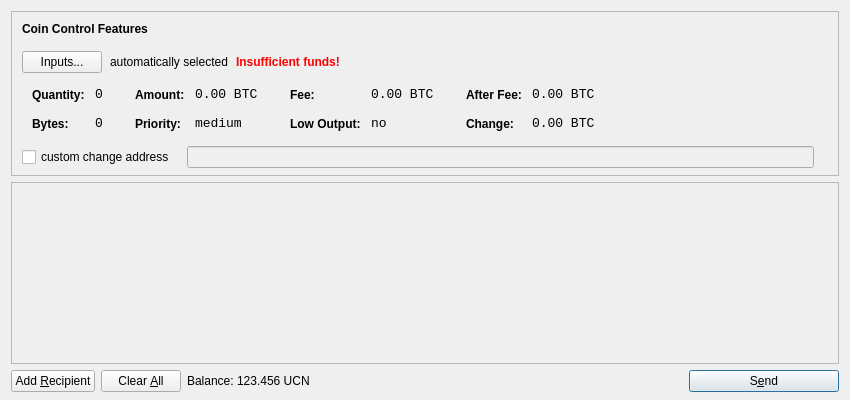
<?xml version="1.0" encoding="UTF-8"?>
<ui version="4.0">
 <class>SendCoinsDialog</class>
 <widget class="QDialog" name="SendCoinsDialog">
  <property name="geometry">
   <rect>
    <x>0</x>
    <y>0</y>
    <width>850</width>
    <height>400</height>
   </rect>
  </property>
  <property name="windowTitle">
   <string>Send Coins</string>
  </property>
  <layout class="QVBoxLayout" name="verticalLayout" stretch="0,1,0">
   <property name="bottomMargin">
    <number>8</number>
   </property>
   <item>
    <widget class="QFrame" name="frameCoinControl">
     <property name="sizePolicy">
      <sizepolicy hsizetype="Expanding" vsizetype="Expanding">
       <horstretch>0</horstretch>
       <verstretch>0</verstretch>
      </sizepolicy>
     </property>
     <property name="maximumSize">
      <size>
       <width>16777215</width>
       <height>16777215</height>
      </size>
     </property>
     <property name="frameShape">
      <enum>QFrame::StyledPanel</enum>
     </property>
     <property name="frameShadow">
      <enum>QFrame::Sunken</enum>
     </property>
     <layout class="QVBoxLayout" name="verticalLayoutCoinControl2">
      <property name="spacing">
       <number>-1</number>
      </property>
      <property name="leftMargin">
       <number>0</number>
      </property>
      <property name="topMargin">
       <number>0</number>
      </property>
      <property name="rightMargin">
       <number>0</number>
      </property>
      <property name="bottomMargin">
       <number>6</number>
      </property>
      <item>
       <layout class="QVBoxLayout" name="verticalLayoutCoinControl" stretch="0,0,0,0,1">
        <property name="spacing">
         <number>0</number>
        </property>
        <property name="leftMargin">
         <number>10</number>
        </property>
        <property name="topMargin">
         <number>10</number>
        </property>
        <item>
         <layout class="QHBoxLayout" name="horizontalLayoutCoinControl1">
          <property name="bottomMargin">
           <number>15</number>
          </property>
          <item>
           <widget class="QLabel" name="labelCoinControlFeatures">
            <property name="sizePolicy">
             <sizepolicy hsizetype="Preferred" vsizetype="Maximum">
              <horstretch>0</horstretch>
              <verstretch>0</verstretch>
             </sizepolicy>
            </property>
            <property name="font">
             <font>
              <weight>75</weight>
              <bold>true</bold>
             </font>
            </property>
            <property name="styleSheet">
             <string notr="true">font-weight:bold;</string>
            </property>
            <property name="text">
             <string>Coin Control Features</string>
            </property>
           </widget>
          </item>
         </layout>
        </item>
        <item>
         <layout class="QHBoxLayout" name="horizontalLayoutCoinControl2" stretch="0,0,0,0">
          <property name="spacing">
           <number>8</number>
          </property>
          <property name="bottomMargin">
           <number>10</number>
          </property>
          <item>
           <widget class="QPushButton" name="pushButtonCoinControl">
            <property name="styleSheet">
             <string notr="true"/>
            </property>
            <property name="text">
             <string>Inputs...</string>
            </property>
           </widget>
          </item>
          <item>
           <widget class="QLabel" name="labelCoinControlAutomaticallySelected">
            <property name="text">
             <string>automatically selected</string>
            </property>
            <property name="margin">
             <number>5</number>
            </property>
           </widget>
          </item>
          <item>
           <widget class="QLabel" name="labelCoinControlInsuffFunds">
            <property name="font">
             <font>
              <weight>75</weight>
              <bold>true</bold>
             </font>
            </property>
            <property name="styleSheet">
             <string notr="true">color:red;font-weight:bold;</string>
            </property>
            <property name="text">
             <string>Insufficient funds!</string>
            </property>
            <property name="margin">
             <number>5</number>
            </property>
           </widget>
          </item>
          <item>
           <spacer name="horizontalSpacerCoinControl">
            <property name="orientation">
             <enum>Qt::Horizontal</enum>
            </property>
            <property name="sizeHint" stdset="0">
             <size>
              <width>40</width>
              <height>1</height>
             </size>
            </property>
           </spacer>
          </item>
         </layout>
        </item>
        <item>
         <widget class="QWidget" name="widgetCoinControl" native="true">
          <property name="sizePolicy">
           <sizepolicy hsizetype="Preferred" vsizetype="Preferred">
            <horstretch>0</horstretch>
            <verstretch>0</verstretch>
           </sizepolicy>
          </property>
          <property name="minimumSize">
           <size>
            <width>0</width>
            <height>0</height>
           </size>
          </property>
          <property name="styleSheet">
           <string notr="true"/>
          </property>
          <layout class="QHBoxLayout" name="horizontalLayoutCoinControl5">
           <property name="margin">
            <number>0</number>
           </property>
           <item>
            <layout class="QHBoxLayout" name="horizontalLayoutCoinControl3" stretch="0,0,0,1">
             <property name="spacing">
              <number>20</number>
             </property>
             <property name="topMargin">
              <number>0</number>
             </property>
             <property name="bottomMargin">
              <number>10</number>
             </property>
             <item>
              <layout class="QFormLayout" name="formLayoutCoinControl1">
               <property name="horizontalSpacing">
                <number>10</number>
               </property>
               <property name="verticalSpacing">
                <number>14</number>
               </property>
               <property name="leftMargin">
                <number>10</number>
               </property>
               <property name="topMargin">
                <number>4</number>
               </property>
               <property name="rightMargin">
                <number>6</number>
               </property>
               <item row="0" column="0">
                <widget class="QLabel" name="labelCoinControlQuantityText">
                 <property name="styleSheet">
                  <string notr="true">font-weight:bold;</string>
                 </property>
                 <property name="text">
                  <string>Quantity:</string>
                 </property>
                 <property name="margin">
                  <number>0</number>
                 </property>
                </widget>
               </item>
               <item row="0" column="1">
                <widget class="QLabel" name="labelCoinControlQuantity">
                 <property name="font">
                  <font>
                   <family>Monospace</family>
                   <pointsize>10</pointsize>
                  </font>
                 </property>
                 <property name="cursor">
                  <cursorShape>IBeamCursor</cursorShape>
                 </property>
                 <property name="contextMenuPolicy">
                  <enum>Qt::ActionsContextMenu</enum>
                 </property>
                 <property name="text">
                  <string notr="true">0</string>
                 </property>
                 <property name="margin">
                  <number>0</number>
                 </property>
                 <property name="textInteractionFlags">
                  <set>Qt::LinksAccessibleByMouse|Qt::TextSelectableByKeyboard|Qt::TextSelectableByMouse</set>
                 </property>
                </widget>
               </item>
               <item row="1" column="0">
                <widget class="QLabel" name="labelCoinControlBytesText">
                 <property name="styleSheet">
                  <string notr="true">font-weight:bold;</string>
                 </property>
                 <property name="text">
                  <string>Bytes:</string>
                 </property>
                </widget>
               </item>
               <item row="1" column="1">
                <widget class="QLabel" name="labelCoinControlBytes">
                 <property name="font">
                  <font>
                   <family>Monospace</family>
                   <pointsize>10</pointsize>
                  </font>
                 </property>
                 <property name="cursor">
                  <cursorShape>IBeamCursor</cursorShape>
                 </property>
                 <property name="contextMenuPolicy">
                  <enum>Qt::ActionsContextMenu</enum>
                 </property>
                 <property name="text">
                  <string notr="true">0</string>
                 </property>
                 <property name="textInteractionFlags">
                  <set>Qt::LinksAccessibleByMouse|Qt::TextSelectableByKeyboard|Qt::TextSelectableByMouse</set>
                 </property>
                </widget>
               </item>
              </layout>
             </item>
             <item>
              <layout class="QFormLayout" name="formLayoutCoinControl2">
               <property name="horizontalSpacing">
                <number>10</number>
               </property>
               <property name="verticalSpacing">
                <number>14</number>
               </property>
               <property name="leftMargin">
                <number>6</number>
               </property>
               <property name="topMargin">
                <number>4</number>
               </property>
               <property name="rightMargin">
                <number>6</number>
               </property>
               <item row="0" column="0">
                <widget class="QLabel" name="labelCoinControlAmountText">
                 <property name="styleSheet">
                  <string notr="true">font-weight:bold;</string>
                 </property>
                 <property name="text">
                  <string>Amount:</string>
                 </property>
                 <property name="margin">
                  <number>0</number>
                 </property>
                </widget>
               </item>
               <item row="0" column="1">
                <widget class="QLabel" name="labelCoinControlAmount">
                 <property name="font">
                  <font>
                   <family>Monospace</family>
                   <pointsize>10</pointsize>
                  </font>
                 </property>
                 <property name="cursor">
                  <cursorShape>IBeamCursor</cursorShape>
                 </property>
                 <property name="contextMenuPolicy">
                  <enum>Qt::ActionsContextMenu</enum>
                 </property>
                 <property name="text">
                  <string notr="true">0.00 BTC</string>
                 </property>
                 <property name="textInteractionFlags">
                  <set>Qt::LinksAccessibleByMouse|Qt::TextSelectableByKeyboard|Qt::TextSelectableByMouse</set>
                 </property>
                </widget>
               </item>
               <item row="1" column="0">
                <widget class="QLabel" name="labelCoinControlPriorityText">
                 <property name="styleSheet">
                  <string notr="true">font-weight:bold;</string>
                 </property>
                 <property name="text">
                  <string>Priority:</string>
                 </property>
                </widget>
               </item>
               <item row="1" column="1">
                <widget class="QLabel" name="labelCoinControlPriority">
                 <property name="font">
                  <font>
                   <family>Monospace</family>
                   <pointsize>10</pointsize>
                  </font>
                 </property>
                 <property name="cursor">
                  <cursorShape>IBeamCursor</cursorShape>
                 </property>
                 <property name="contextMenuPolicy">
                  <enum>Qt::ActionsContextMenu</enum>
                 </property>
                 <property name="text">
                  <string>medium</string>
                 </property>
                 <property name="textInteractionFlags">
                  <set>Qt::LinksAccessibleByMouse|Qt::TextSelectableByKeyboard|Qt::TextSelectableByMouse</set>
                 </property>
                </widget>
               </item>
              </layout>
             </item>
             <item>
              <layout class="QFormLayout" name="formLayoutCoinControl3">
               <property name="horizontalSpacing">
                <number>10</number>
               </property>
               <property name="verticalSpacing">
                <number>14</number>
               </property>
               <property name="leftMargin">
                <number>6</number>
               </property>
               <property name="topMargin">
                <number>4</number>
               </property>
               <property name="rightMargin">
                <number>6</number>
               </property>
               <item row="0" column="0">
                <widget class="QLabel" name="labelCoinControlFeeText">
                 <property name="styleSheet">
                  <string notr="true">font-weight:bold;</string>
                 </property>
                 <property name="text">
                  <string>Fee:</string>
                 </property>
                 <property name="margin">
                  <number>0</number>
                 </property>
                </widget>
               </item>
               <item row="0" column="1">
                <widget class="QLabel" name="labelCoinControlFee">
                 <property name="font">
                  <font>
                   <family>Monospace</family>
                   <pointsize>10</pointsize>
                  </font>
                 </property>
                 <property name="cursor">
                  <cursorShape>IBeamCursor</cursorShape>
                 </property>
                 <property name="contextMenuPolicy">
                  <enum>Qt::ActionsContextMenu</enum>
                 </property>
                 <property name="text">
                  <string notr="true">0.00 BTC</string>
                 </property>
                 <property name="textInteractionFlags">
                  <set>Qt::LinksAccessibleByMouse|Qt::TextSelectableByKeyboard|Qt::TextSelectableByMouse</set>
                 </property>
                </widget>
               </item>
               <item row="1" column="0">
                <widget class="QLabel" name="labelCoinControlLowOutputText">
                 <property name="styleSheet">
                  <string notr="true">font-weight:bold;</string>
                 </property>
                 <property name="text">
                  <string>Low Output:</string>
                 </property>
                </widget>
               </item>
               <item row="1" column="1">
                <widget class="QLabel" name="labelCoinControlLowOutput">
                 <property name="font">
                  <font>
                   <family>Monospace</family>
                   <pointsize>10</pointsize>
                  </font>
                 </property>
                 <property name="cursor">
                  <cursorShape>IBeamCursor</cursorShape>
                 </property>
                 <property name="contextMenuPolicy">
                  <enum>Qt::ActionsContextMenu</enum>
                 </property>
                 <property name="text">
                  <string>no</string>
                 </property>
                 <property name="textInteractionFlags">
                  <set>Qt::LinksAccessibleByMouse|Qt::TextSelectableByKeyboard|Qt::TextSelectableByMouse</set>
                 </property>
                </widget>
               </item>
              </layout>
             </item>
             <item>
              <layout class="QFormLayout" name="formLayoutCoinControl4">
               <property name="horizontalSpacing">
                <number>10</number>
               </property>
               <property name="verticalSpacing">
                <number>14</number>
               </property>
               <property name="leftMargin">
                <number>6</number>
               </property>
               <property name="topMargin">
                <number>4</number>
               </property>
               <property name="rightMargin">
                <number>6</number>
               </property>
               <item row="0" column="0">
                <widget class="QLabel" name="labelCoinControlAfterFeeText">
                 <property name="styleSheet">
                  <string notr="true">font-weight:bold;</string>
                 </property>
                 <property name="text">
                  <string>After Fee:</string>
                 </property>
                 <property name="margin">
                  <number>0</number>
                 </property>
                </widget>
               </item>
               <item row="0" column="1">
                <widget class="QLabel" name="labelCoinControlAfterFee">
                 <property name="font">
                  <font>
                   <family>Monospace</family>
                   <pointsize>10</pointsize>
                  </font>
                 </property>
                 <property name="cursor">
                  <cursorShape>IBeamCursor</cursorShape>
                 </property>
                 <property name="contextMenuPolicy">
                  <enum>Qt::ActionsContextMenu</enum>
                 </property>
                 <property name="text">
                  <string notr="true">0.00 BTC</string>
                 </property>
                 <property name="textInteractionFlags">
                  <set>Qt::LinksAccessibleByMouse|Qt::TextSelectableByKeyboard|Qt::TextSelectableByMouse</set>
                 </property>
                </widget>
               </item>
               <item row="1" column="0">
                <widget class="QLabel" name="labelCoinControlChangeText">
                 <property name="styleSheet">
                  <string notr="true">font-weight:bold;</string>
                 </property>
                 <property name="text">
                  <string>Change:</string>
                 </property>
                </widget>
               </item>
               <item row="1" column="1">
                <widget class="QLabel" name="labelCoinControlChange">
                 <property name="font">
                  <font>
                   <family>Monospace</family>
                   <pointsize>10</pointsize>
                  </font>
                 </property>
                 <property name="cursor">
                  <cursorShape>IBeamCursor</cursorShape>
                 </property>
                 <property name="contextMenuPolicy">
                  <enum>Qt::ActionsContextMenu</enum>
                 </property>
                 <property name="text">
                  <string notr="true">0.00 BTC</string>
                 </property>
                 <property name="textInteractionFlags">
                  <set>Qt::LinksAccessibleByMouse|Qt::TextSelectableByKeyboard|Qt::TextSelectableByMouse</set>
                 </property>
                </widget>
               </item>
              </layout>
             </item>
            </layout>
           </item>
          </layout>
         </widget>
        </item>
        <item>
         <layout class="QHBoxLayout" name="horizontalLayoutCoinControl4" stretch="0,0,0">
          <property name="spacing">
           <number>12</number>
          </property>
          <property name="sizeConstraint">
           <enum>QLayout::SetDefaultConstraint</enum>
          </property>
          <property name="topMargin">
           <number>5</number>
          </property>
          <property name="rightMargin">
           <number>5</number>
          </property>
          <item>
           <widget class="QCheckBox" name="checkBoxCoinControlChange">
            <property name="text">
             <string>custom change address</string>
            </property>
           </widget>
          </item>
          <item>
           <widget class="QLineEdit" name="lineEditCoinControlChange">
            <property name="enabled">
             <bool>false</bool>
            </property>
            <property name="sizePolicy">
             <sizepolicy hsizetype="Expanding" vsizetype="Fixed">
              <horstretch>0</horstretch>
              <verstretch>0</verstretch>
             </sizepolicy>
            </property>
           </widget>
          </item>
          <item>
           <widget class="QLabel" name="labelCoinControlChangeLabel">
            <property name="sizePolicy">
             <sizepolicy hsizetype="Preferred" vsizetype="Expanding">
              <horstretch>0</horstretch>
              <verstretch>0</verstretch>
             </sizepolicy>
            </property>
            <property name="minimumSize">
             <size>
              <width>0</width>
              <height>0</height>
             </size>
            </property>
            <property name="text">
             <string/>
            </property>
            <property name="margin">
             <number>3</number>
            </property>
           </widget>
          </item>
         </layout>
        </item>
        <item>
         <spacer name="verticalSpacerCoinControl">
          <property name="orientation">
           <enum>Qt::Vertical</enum>
          </property>
          <property name="sizeHint" stdset="0">
           <size>
            <width>800</width>
            <height>1</height>
           </size>
          </property>
         </spacer>
        </item>
       </layout>
      </item>
     </layout>
    </widget>
   </item>
   <item>
    <widget class="QScrollArea" name="scrollArea">
     <property name="widgetResizable">
      <bool>true</bool>
     </property>
     <widget class="QWidget" name="scrollAreaWidgetContents">
      <property name="geometry">
       <rect>
        <x>0</x>
        <y>0</y>
        <width>830</width>
        <height>165</height>
       </rect>
      </property>
      <layout class="QVBoxLayout" name="verticalLayout_2">
       <property name="margin">
        <number>0</number>
       </property>
       <item>
        <layout class="QVBoxLayout" name="entries">
         <property name="spacing">
          <number>6</number>
         </property>
        </layout>
       </item>
       <item>
        <spacer name="verticalSpacer">
         <property name="orientation">
          <enum>Qt::Vertical</enum>
         </property>
         <property name="sizeHint" stdset="0">
          <size>
           <width>20</width>
           <height>40</height>
          </size>
         </property>
        </spacer>
       </item>
      </layout>
     </widget>
    </widget>
   </item>
   <item>
    <layout class="QHBoxLayout" name="horizontalLayout">
     <item>
      <widget class="QPushButton" name="addButton">
       <property name="toolTip">
        <string>Send to multiple recipients at once</string>
       </property>
       <property name="text">
        <string>Add &amp;Recipient</string>
       </property>
       <property name="icon">
        <iconset resource="../bitcoin.qrc">
         <normaloff>:/icons/add</normaloff>:/icons/add</iconset>
       </property>
       <property name="autoDefault">
        <bool>false</bool>
       </property>
      </widget>
     </item>
     <item>
      <widget class="QPushButton" name="clearButton">
       <property name="sizePolicy">
        <sizepolicy hsizetype="Minimum" vsizetype="Fixed">
         <horstretch>0</horstretch>
         <verstretch>0</verstretch>
        </sizepolicy>
       </property>
       <property name="toolTip">
        <string>Remove all transaction fields</string>
       </property>
       <property name="text">
        <string>Clear &amp;All</string>
       </property>
       <property name="icon">
        <iconset resource="../bitcoin.qrc">
         <normaloff>:/icons/remove</normaloff>:/icons/remove</iconset>
       </property>
       <property name="autoRepeatDelay">
        <number>300</number>
       </property>
       <property name="autoDefault">
        <bool>false</bool>
       </property>
      </widget>
     </item>
     <item>
      <layout class="QHBoxLayout" name="horizontalLayout_2">
       <property name="spacing">
        <number>3</number>
       </property>
       <item>
        <widget class="QLabel" name="label">
         <property name="text">
          <string>Balance:</string>
         </property>
        </widget>
       </item>
       <item>
        <widget class="QLabel" name="labelBalance">
         <property name="cursor">
          <cursorShape>IBeamCursor</cursorShape>
         </property>
         <property name="text">
          <string>123.456 UCN</string>
         </property>
         <property name="textInteractionFlags">
          <set>Qt::LinksAccessibleByMouse|Qt::TextSelectableByKeyboard|Qt::TextSelectableByMouse</set>
         </property>
        </widget>
       </item>
      </layout>
     </item>
     <item>
      <spacer name="horizontalSpacer">
       <property name="orientation">
        <enum>Qt::Horizontal</enum>
       </property>
       <property name="sizeHint" stdset="0">
        <size>
         <width>40</width>
         <height>20</height>
        </size>
       </property>
      </spacer>
     </item>
     <item>
      <widget class="QPushButton" name="sendButton">
       <property name="minimumSize">
        <size>
         <width>150</width>
         <height>0</height>
        </size>
       </property>
       <property name="toolTip">
        <string>Confirm the send action</string>
       </property>
       <property name="text">
        <string>S&amp;end</string>
       </property>
       <property name="icon">
        <iconset resource="../bitcoin.qrc">
         <normaloff>:/icons/send</normaloff>:/icons/send</iconset>
       </property>
       <property name="default">
        <bool>true</bool>
       </property>
      </widget>
     </item>
    </layout>
   </item>
  </layout>
 </widget>
 <resources>
  <include location="../bitcoin.qrc"/>
 </resources>
 <connections/>
</ui>
